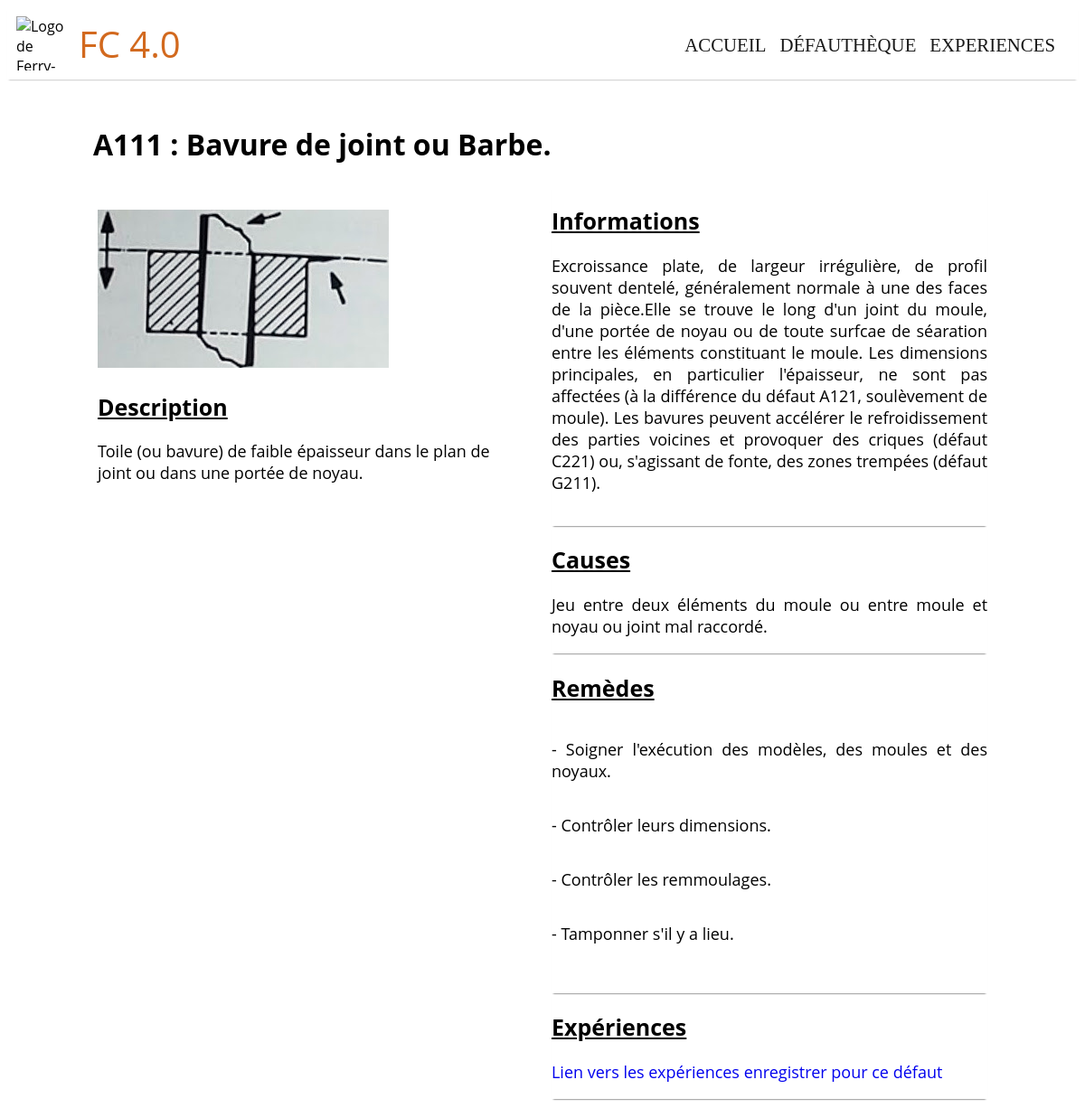
The app's page /Webfautheque/A111/ with its own data.
### Webfautheque/models.py (models this page shows, shortened)
class Defaut(models.Model):
    sous_groupe = models.ForeignKey(Sous_groupe, on_delete=models.CASCADE)
    defaut_idperso = models.CharField('Code defaut', max_length=4)
    defaut_nom = models.CharField('Nom defaut', max_length=200)
    defaut_image = models.ImageField('Image', upload_to='static/Webfautheque/presentation_defauts',
                                     default="None", blank=True)
    defaut_description = models.TextField('Description', max_length=2000)
    defaut_info = models.TextField('Information', max_length=2000)
    defaut_causes = models.TextField('Causes', max_length=2000)
    defaut_remedes = models.TextField('Remedes', max_length=2000)

### Webfautheque/views.py (the view)
def page_presentation_defaut(request, defaut_idperso):
    defaut_carac = Defaut.objects.filter(
        defaut_idperso=defaut_idperso).values()[0]
    idperso = defaut_carac['defaut_idperso']
    nom = defaut_carac['defaut_nom']
    remedes = afficherTiret(defaut_carac, 'defaut_remedes')
    causes = afficherTiret(defaut_carac, 'defaut_causes')
    infos = afficherTiret(defaut_carac, 'defaut_info')
    desc = afficherTiret(defaut_carac, 'defaut_description')
    context = {'defaut_idperso': idperso, 'defaut_nom': nom, 'defaut_remedes': remedes,
               'defaut_causes': causes, 'defaut_infos': infos, 'defaut_description': desc}
    return render(request, 'Webfautheque/defaut.html', context)

### Webfautheque/views.py (called while the page is built)
def afficherTiret(modelObject, lib_object):
    tab = []
    first_string = ''
    tmp = False
    tmp1 = False
    test = ''
    for i in modelObject[lib_object]:
        if tmp == True:
            first_string += '-'
            tmp = False
        else:
            pass
        if i == '-':
            tmp1 = True
        elif tmp1 == True:
            if(i == ' '):
                tab.append(first_string)
                first_string = ''
                tmp = True
            else:
                first_string += ' '
                first_string += i
                tmp1 = False
        else:
            first_string += i
    tab.append(first_string)
    return tab

### templates/Webfautheque/defaut.html (shortened to what this page needs)
<!DOCTYPE html>
<html lang="fr">
{% extends "Webfautheque/base.html" %} {% load static %}  {% block content %}
<link rel="stylesheet" type="text/css" href="{% static 'css/defaut.css' %}" />
<div class="content">
  <div class="contenu">
    <h1 class="title">{{ defaut_idperso }} : {{ defaut_nom }} </h1>
  </div>
  <div class="defaut_content">
    <div class="defaut_left">
      <div class="defaut_illustration">
        {% load static %} {% get_static_prefix as STATIC_PREFIX %}
        <img src="{{ STATIC_PREFIX }}Webfautheque/presentation_defauts/{{ defaut_idperso }}/{{ defaut_idperso }}.png"
          alt="Illustration schématique du défaut" />
      </div>
      <div class="defaut_desc">
        <h2>Description</h2>
        <p>
          {% for desc in defaut_description %} {{ desc }}<br />
          {% endfor %}
        </p>
      </div>
    </div>
    <div class="defaut_right">
      <div class="defaut_info">
        <h2>Informations</h2>
        <p>{% for info in defaut_infos %} {{ info }}</p>
        <p>{% endfor %}</p>
      </div>
      <div class="defaut_causes">
        <h2>Causes</h2>
        <p>
          {% for cause in defaut_causes %} {{ cause }}<br />
          {% endfor %}
        </p>
      </div>
      <div class="defaut_remedes">
        <h2>Remèdes</h2>
          {% for rem in defaut_remedes %} {{ rem }}
          {% endfor %}
      </div>
      <div class="defaut_experiences">
        <h2>Expériences</h2>
        <p>
          <a href="/Webfautheque/{{ defaut_idperso }}/Experiences">Lien vers les expériences enregistrer pour ce
            défaut</a>
        </p>
      </div>
    </div>
  </div>
</div>
{% endblock %}

### static/css/header.css (style rules this page uses)
body { font-family: "Open Sans", sans-serif; }
a { text-decoration: none; }
.content { margin-left: 10px; }

### static/css/defaut.css (style rules this page uses)
.content p { display: flex; font-size: 18px; }
.contenu { margin-left: 10px; margin-bottom: 25px; margin-top: 50px; }
.content h1 { font-size: 32px; margin-left: 75px; }
h2 { font-size: 25px; text-decoration: underline; }
.defaut_content { display: flex; }
.defaut_left { display: flex; flex-direction: column; width: 100%; margin-left: 10px; }
.defaut_left p { width: 80%; margin-left: 10px; }
.defaut_left .defaut_illustration img { width: auto; margin-left: 10px; margin-top:5px; }
.defaut_left p, .defaut_left .defaut_illustration img, .defaut_left .defaut_desc h2, .defaut_left .defaut_illustration h2 { margin-left: 80px; }
.defaut_right { display: flex; flex-direction: column; width: 100%; }
.defaut_right div { box-shadow: 0 2px 2px -2px rgba(0, 0, 0, 1); }
.defaut_info, .defaut_causes, .defaut_remedes, .defaut_description, .defaut_experiences { text-align: justify; margin-right: 100px; font-size: 18px; }
.defaut_left h2 { margin-left: 10px; }

### records on screen
Defaut: defaut_idperso "A111", defaut_nom "Bavure de joint ou Barbe.", defaut_idperso (picture), defaut_description "Toile (ou bavure) de faible épaisseur dans le plan de joint ou dans une portée de noyau.", defaut_info "Excroissance plate, de largeur irrégulière, de profil souvent dentelé, généralement normale à une des faces de la pièce.Elle se trouve le long d'un joint du moule, d'une portée de noyau ou de toute surfcae de séaration entre les éléments constituant le moule. Les dimensions principales, en particulier l'épaisseur, ne sont pas affectées (à la différence du défaut A121, soulèvement de moule). Les bavures peuvent accélérer le refroidissement des parties voicines et provoquer des criques (défaut C221) ou, s'agissant de fonte, des zones trempées (défaut G211).", defaut_causes "Jeu entre deux éléments du moule ou entre moule et noyau ou joint mal raccordé."

### other values on screen
{{ rem }} "- Soigner l'exécution des modèles, des moules et des noyaux." "- Contrôler leurs dimensions." "- Contrôler les remmoulages." "- Tamponner s'il y a lieu."
